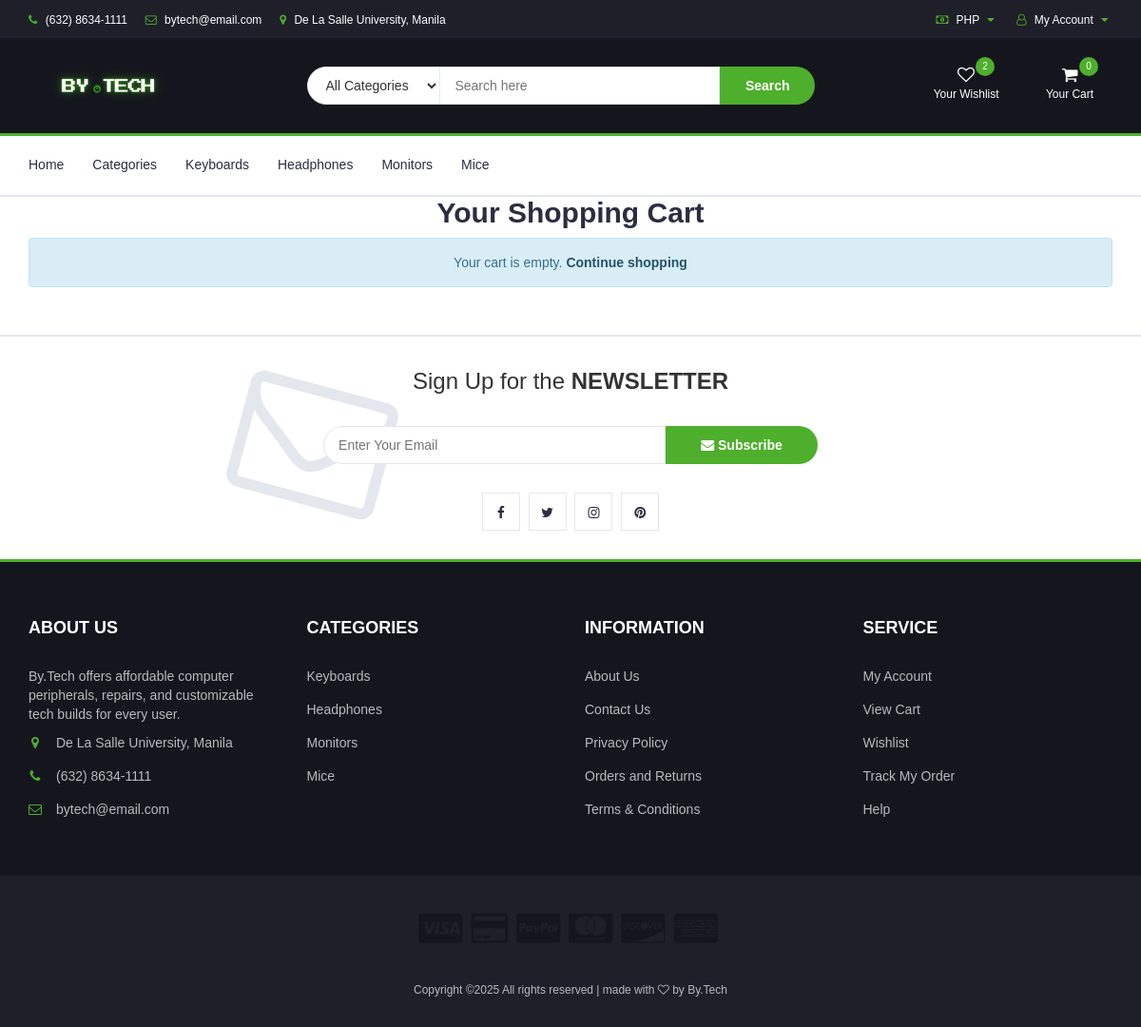
Page /website/cart.php on the earlier database version.
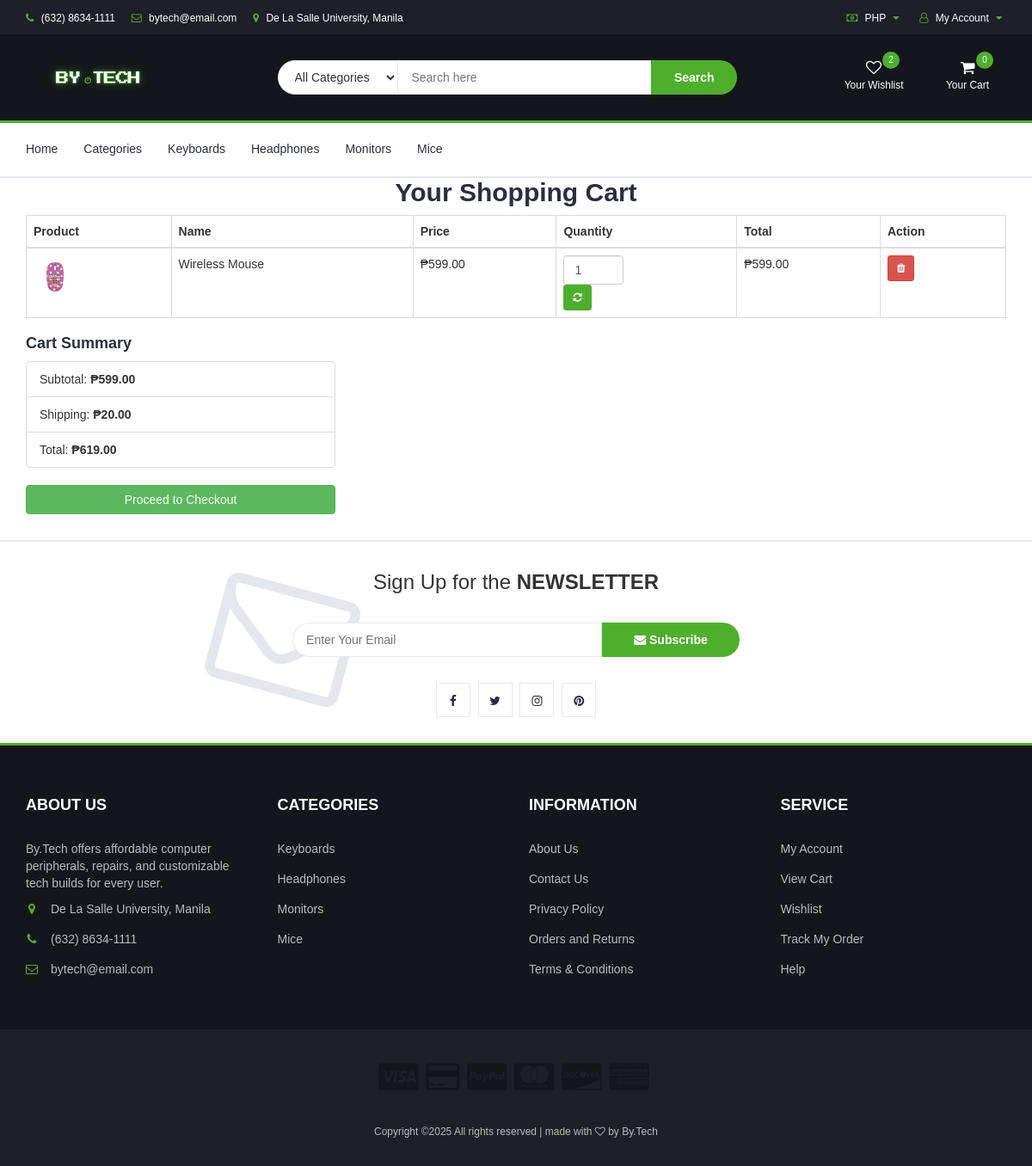
Same page on the later database version.
### tables this page shows
CREATE TABLE `cart` (
  `item_id` int NOT NULL AUTO_INCREMENT,
  `name` varchar(100) NOT NULL,
  `price` decimal(10,2) NOT NULL,
  `quantity` int NOT NULL,
  `product_id` int NOT NULL,
  `user_id` int DEFAULT NULL,
  `session_id` varchar(255) NOT NULL,
  PRIMARY KEY (`item_id`),
  KEY `user_id` (`user_id`),
  CONSTRAINT `cart_ibfk_1` FOREIGN KEY (`user_id`) REFERENCES `users` (`user_id`)
);

CREATE TABLE `products` (
  `product_id` int NOT NULL AUTO_INCREMENT,
  `name` varchar(255) NOT NULL,
  `description` text,
  `price` decimal(10,2) NOT NULL,
  `category_id` int DEFAULT NULL,
  `stock` int DEFAULT '0',
  `image` varchar(255) DEFAULT NULL,
  `rating` decimal(3,2) DEFAULT NULL,
  PRIMARY KEY (`product_id`),
  KEY `category_id` (`category_id`),
  CONSTRAINT `products_ibfk_1` FOREIGN KEY (`category_id`) REFERENCES `categories` (`category_id`)
);

### website/currency.php (called while the page is built, shortened)
<?php
function displayPrice($basePrice) {
    $currency = $GLOBALS['currency'];
    $rates = $GLOBALS['rates'];
    $rate = $rates[$currency] ?? 1;
    $symbol = match($currency) {
        'USD' => '$',
        'KRW' => '₩',
        default => '₱'
    };
    $converted = $basePrice * $rate;
    return $symbol . number_format($converted, 2);
}
?>

### website/cart.php (the view, shortened to what this page needs)
<?php
$servername = "localhost";
$username = "root";
$password = "";
$database = "online_store";
$conn = new mysqli($servername, $username, $password, $database);
$session_id = session_id();
$user_id = isset($_SESSION['user_id']) ? (int)$_SESSION['user_id'] : 0;
$cart_items = $conn->query("
    SELECT c.*, p.image as product_image
    FROM cart c
    LEFT JOIN products p ON c.product_id = p.product_id
    WHERE c.session_id = '$session_id'".($user_id ? " OR c.user_id = $user_id" : "")."
");
?>
<!DOCTYPE html>
<html lang="en">
<head>
    <link rel="stylesheet" href="css/bootstrap.min.css" />
    <link rel="stylesheet" href="css/font-awesome.min.css" />
    <link rel="stylesheet" href="css/style.css" />
</head>
<body>
    <?php include 'currency.php'; ?>
    <?php include 'header.php'; ?>
    <?php include 'navigation.php'; ?>
    <div class="container mt-5">
        <h2 class="text-center mb-4">Your Shopping Cart</h2>
        <?php if ($cart_items->num_rows > 0): ?>
            <div class="table-responsive">
                <table class="table table-bordered">
                    <thead>
                        <tr>
                            <th>Product</th>
                            <th>Name</th>
                            <th>Price</th>
                            <th>Quantity</th>
                            <th>Total</th>
                            <th>Action</th>
                        </tr>
                    </thead>
                    <tbody>
                        <?php while ($row = $cart_items->fetch_assoc()):
                            $item_total = $row['price'] * $row['quantity'];
                            $total += $item_total;
                            $image_src = $row['product_image'];
                        ?>
                            <tr>
                                <td><img src="<?= $image_src ?>" alt="<?= htmlspecialchars($row['name']) ?>" width="50" /></td>
                                <td><?= htmlspecialchars($row['name']) ?></td>
                                <td><?= displayPrice($row['price']) ?></td>
                                <td>
                                    <form method="POST" class="d-flex">
                                        <input type="number" name="quantity" value="<?= $row['quantity'] ?>"
                                               class="form-control" style="width: 70px;" min="1">
                                        <button type="submit" name="update_quantity" class="btn btn-sm btn-primary ml-2">
                                            <i class="fa fa-refresh"></i>
                                        </button>
                                    </form>
                                </td>
                                <td><?= displayPrice($item_total) ?></td>
                                <td>
                                    <form method="POST">
                                        <button name="remove" value="<?= $row['item_id'] ?>" class="btn btn-danger btn-sm">
                                            <i class="fa fa-trash"></i>
                                        </button>
                                    </form>
                                </td>
                            </tr>
                        <?php endwhile; ?>
                    </tbody>
                </table>
            </div>
            <div class="row justify-content-end">
                <div class="col-md-4">
                    <h4>Cart Summary</h4>
                    <ul class="list-group">
                        <li class="list-group-item">Subtotal: <strong><?= displayPrice($total) ?></strong></li>
                        <li class="list-group-item">Shipping: <strong><?= displayPrice(20) ?></strong></li>
                        <li class="list-group-item">Total: <strong><?= displayPrice($total + 20) ?></strong></li>
                    </ul>
                    <form method="POST" action="checkout.php">
                        <button type="submit" class="btn btn-success btn-block mt-3">Proceed to Checkout</button>
                    </form>
                </div>
            </div>
        <?php else: ?>
            <div class="alert alert-info text-center">
                Your cart is empty. <a href="store.php" class="alert-link">Continue shopping</a>
            </div>
        <?php endif; ?>
    </div>
    <?php include 'footer.php'; ?>
</body>
</html>

Differences in the rows shown:
added cart: product.image (picture), name "Wireless Mouse", price "₱599.00", quantity "1", displayPrice($item_total) "₱599.00", $row['item_id'] 5 (drawn)
Other differences:
displayPrice($total): (not shown) → "₱599.00"
displayPrice(20): (not shown) → "₱20.00"
displayPrice($total + 20): (not shown) → "₱619.00"
text no longer shown: "Your cart is empty. Continue shopping"
text now shown: "Product Name Price Quantity Total Action Cart Summary Subtotal: Shipping: Total: Proceed to Checkout"
